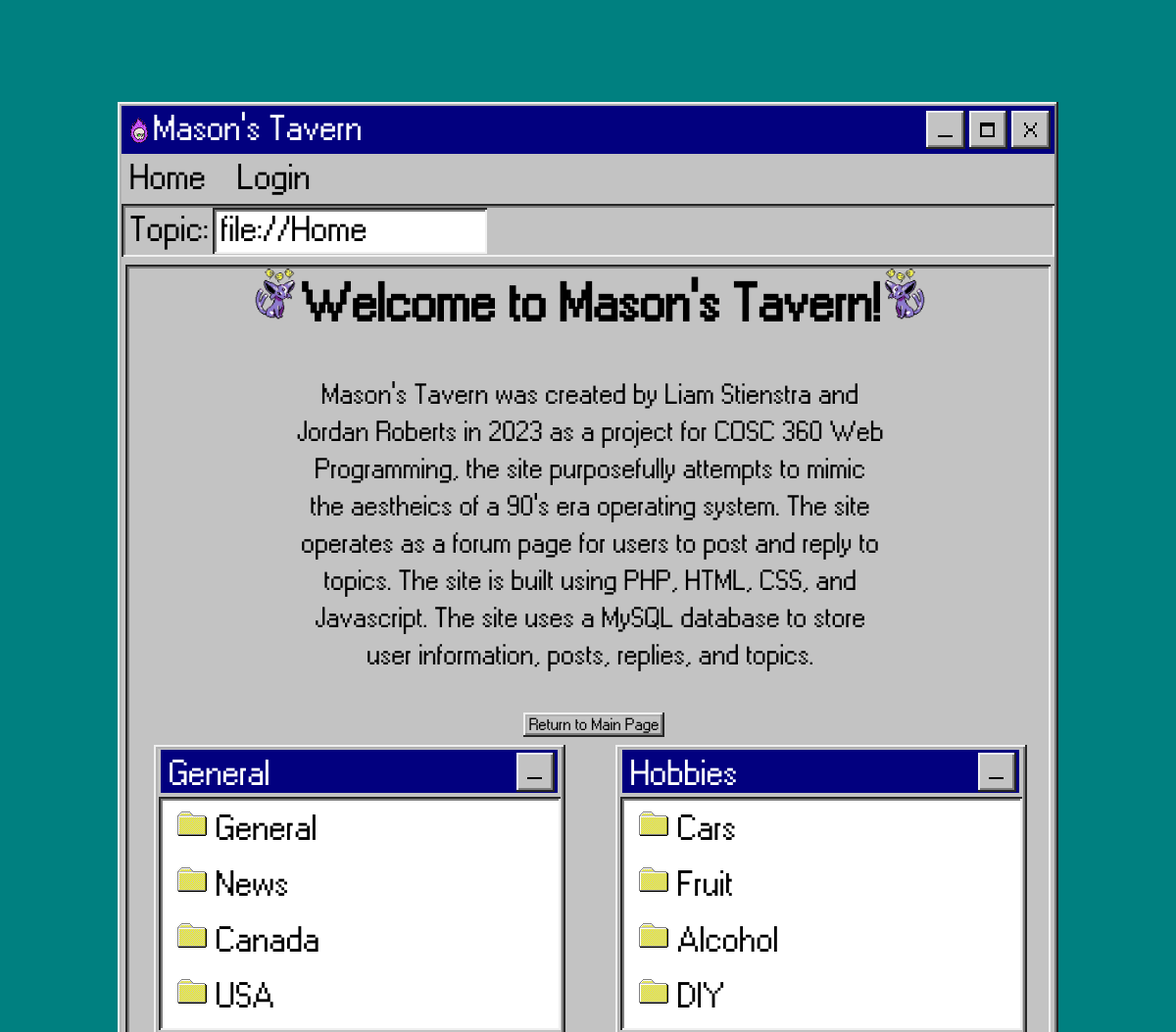
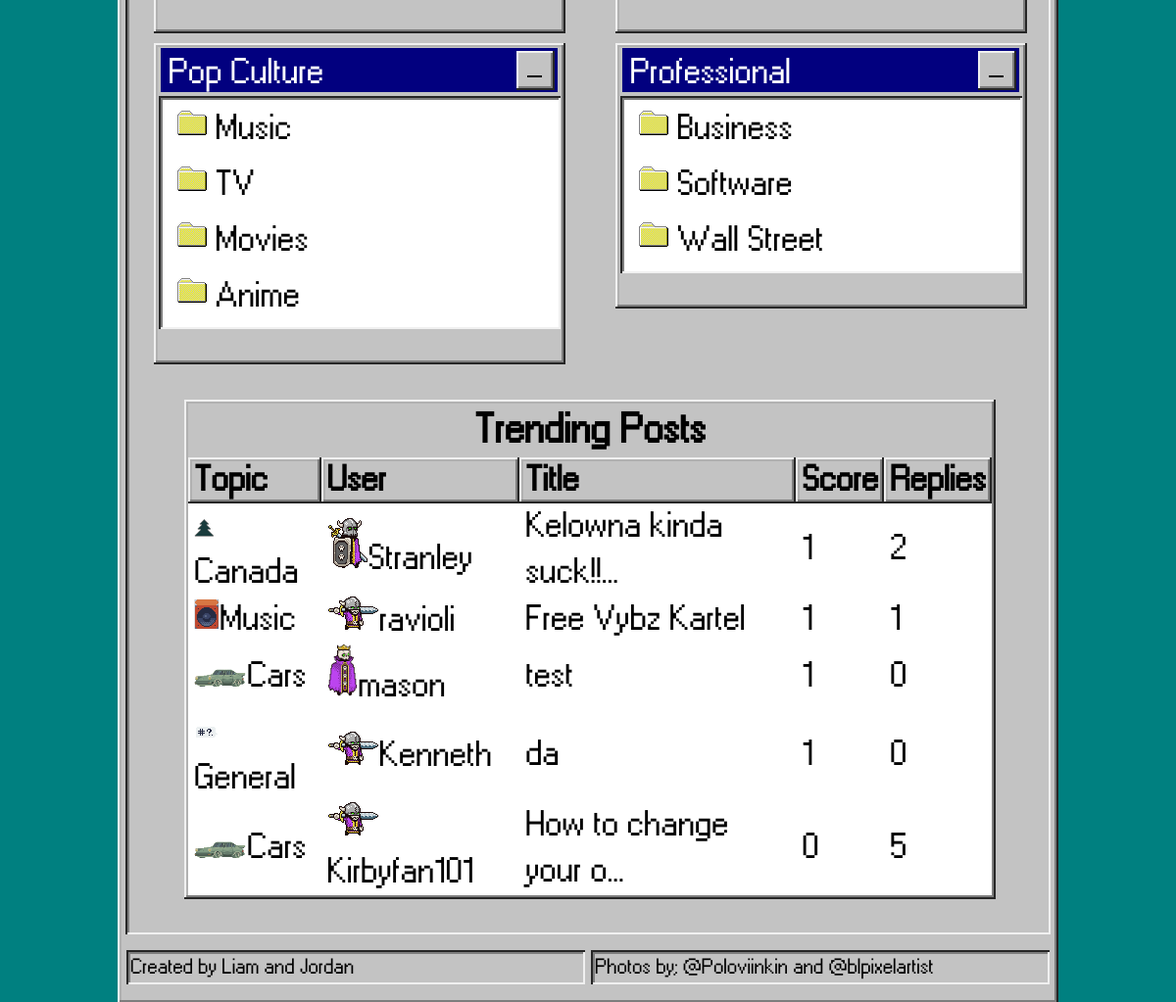
Page /ForumProject/home.php on the committed database (2 pictures, top to bottom).
### tables this page shows
CREATE TABLE `posts` (
  `post_id` int(11) NOT NULL,
  `topic_id` int(11) NOT NULL,
  `user_id` int(11) NOT NULL,
  `content` text NOT NULL,
  `created_at` timestamp NOT NULL DEFAULT current_timestamp(),
  `pinned` tinyint(1) NOT NULL DEFAULT 0,
  `score` double DEFAULT 0,
  `post_title` tinytext DEFAULT NULL,
  `deleted` tinyint(1) NOT NULL DEFAULT 0,
  `tag` varchar(20) DEFAULT '[Discussion]'
);

CREATE TABLE `topics` (
  `topic_id` int(11) NOT NULL,
  `topic_name` varchar(255) NOT NULL,
  `topic_img` varchar(40) NOT NULL,
  `topic_bio` text DEFAULT NULL
);

CREATE TABLE `users` (
  `user_id` int(11) NOT NULL,
  `username` varchar(255) NOT NULL,
  `PASSWORD` varchar(255) NOT NULL,
  `email` varchar(255) NOT NULL,
  `is_admin` tinyint(1) NOT NULL DEFAULT 0,
  `profile_pic` varchar(255) DEFAULT 'img/user/sword.png',
  `banned` tinyint(1) NOT NULL DEFAULT 0,
  `user_bio` varchar(120) DEFAULT 'Please be nice, I''m new.'
);

### ForumProject/home.php (the view, shortened to what this page needs)
<!DOCTYPE html>
<html>
<head lang="en">
    <link rel="stylesheet" href="css/general.css" />
    <link rel="stylesheet" href="css/specific-class.css" />
    <link rel="stylesheet" href="css/specific-id.css" />
    <link rel="stylesheet" href="css/global.css" />
</head>
<body>
    <div style="overflow:hidden;">
    </div>
    <div id="window" class="outerbox">
        <div id="topbar"><img src="img/mason.png" width="28px">
            <p class="header">Mason's Tavern</p>
            <span class="rowflex-utility-main"><a href="#" class="top-buttons"><img src="img/tasks/minimise.png"></a><a
                    href="#" onclick="fullscreen()" class="top-buttons outerbox" id="screenchange"><img src="img/tasks/fullscreen.png"></a><a href="#"
                    class="top-buttons outerbox" onclick="joke()">
                    <img src="img/tasks/close.png"></a></span>
        </div>
        <?php
        echo ("<nav><a href='#'>Home</a>");
        if(isset($_SESSION['logged'])&&isset($_SESSION['username'])&&isset($_SESSION['userpic'])){
            echo("<a  href='account.php?id=".$_SESSION['logged']."' id='logAccount' name=".$_SESSION['logged'].">Account</a><a  href='#' id='logout' onclick='logout()'>Logout</a>");
            if(isset($_SESSION['admin'])){
                if($_SESSION['admin']==true){
                    if(isset($_SESSION['adminVer'])){
                        if($_SESSION['adminVer']==$_SESSION['logged']){
                            echo "<a href=admin.php id='adminPortal'>Admin Tools</a>";
                        }
                    }else{
                    echo "<a href=# id='adminPortal' onclick='adminShow()'>Admin Tools</a>";}
                }
            }
            echo("<input type=hidden id='sessionUSERID' value=".$_SESSION['logged']."></input>");
            echo("<input type=hidden id='sessionUSERNAME' value=".$_SESSION['username']."></input>");
            echo("<input type=hidden id='sessionUSERPIC' value=".$_SESSION['userpic']."></input>");
        }else{
            echo("<a href='#' id='logAccount' onclick='loginShow()'>Login</a>");
        }
        ?>
        </nav>
        <div class="search innerbox">Topic:<span class="search innersearch innerbox">file://<a class="desktop"
                    href="#">Home</a></span>
        </div>
        <div class="rectangles innerbox" id="main">
            <h2 class="title"><img src="img/espeon.webp" width="50px" style="transform:scaleX(-1)">Welcome to Mason's
                Tavern!<img src="img/espeon.webp" width="50px"></h2>
                <span class='post-blurb'><p>Mason's Tavern was created by Liam Stienstra and Jordan Roberts in 2023 as a project for COSC 360 Web Programming,
                    the site purposefully attempts to mimic the aestheics of a 90's era operating system. The site operates as a forum page for users to post and reply to topics. The site is built using PHP, HTML, CSS, and Javascript.
                    The site uses a MySQL database to store user information, posts, replies, and topics.
                </p>
                <a class="replyButton outerbox" href="../../index.html">Return to Main Page</a>
            </span>
            <div class='topic-select'>
                <span class="colflex-center explorer outerbox">
                    <div class="top"><span>General </span><span class="rowflex-utility"><a href="#" onclick="fun(this)"
                                class="top-buttons"><img src="img/tasks/minimise.png"></a></span></div>
                    <div class="rectangles colflex-left innerbox">
                    <a href="topic.php?id=14" class="desktop rowflex">
                            <span class="hoverimg"><img src="img/directory_close.png" id="folder"><img
                                    src="img/topics/general.png" class="icons"></span><span class="topic">General</span></a>
                        <a href="topic.php?id=4" class="desktop rowflex">
                            <span class="hoverimg"><img src="img/directory_close.png" id="folder"><img
                                    src="img/topics/news.png" class="icons"></span><span class="topic">News</span></a>
                        <a href="topic.php?id=3" class="desktop rowflex">
                            <span class="hoverimg"><img src="img/directory_close.png" id="folder"><img
                                    ></span><span
                                class="topic">Canada</span></a>
                        <a href="topic.php?id=2" class="desktop rowflex">
                            <span class="hoverimg"><img src="img/directory_close.png" id="folder"><img src="img/topics/usa.png"
                                    class="icons"></span><span class="topic">USA</span></a>
                    </div>
                </span>
                <span class="colflex-center explorer outerbox">
                    <div class="top">Hobbies<span class="rowflex-utility"><a href="#" onclick="fun(this)"
                                class="top-buttons"><img src="img/tasks/minimise.png"></a></span></div>
                    <div class="rectangles colflex-left innerbox">
                        <a href="topic.php?id=11" class="desktop rowflex">
                            <span class="hoverimg"><img src="img/directory_close.png" id="folder"><img
                                    src="img/topics/cars.png" class="icons"></span><span
                                class="topic">Cars</span></a>
                        <a href="topic.php?id=1" class="desktop rowflex">
                            <span class="hoverimg"> <img src="img/directory_close.png" id="folder">
                                <img src="img/topics/fruit.png" class="icons"></span><span class="topic">Fruit</span></a>
                        <a href="topic.php?id=7" class="desktop rowflex">
                            <span class="hoverimg"> <img src="img/directory_close.png" id="folder">
                                <img src="img/topics/alcohol.png" class="icons"></span><span
                                class="topic">Alcohol</span></a>
                        <a href="topic.php?id=15" class="desktop rowflex">
                            <span class="hoverimg"> <img src="img/directory_close.png" id="folder">
                                    ></span><span class="topic">DIY</span></a>
                    </div>
                </span>
                <span class="colflex-center explorer outerbox">
                    <div class="top">Pop Culture<span class="rowflex-utility"><a href="#" onclick="fun(this)"
                                class="top-buttons"><img src="img/tasks/minimise.png"></a></span></div>
                    <div class="rectangles colflex-left innerbox">
                        <a href="topic.php?id=12" class="desktop rowflex">
                            <span class="hoverimg"><img src="img/directory_close.png" id="folder"><img
                                    src="img/topics/music.png" class="icons"></span><span class="topic">Music</span></a>
                        <a href="topic.php?id=13" class="desktop rowflex">
                            <span class="hoverimg"><img src="img/directory_close.png" id="folder"><img src="img/topics/tv.png"
                                    class="icons"></span><span class="topic">TV</span></a>
                        <a href="topic.php?id=6" class="desktop rowflex">
                            <span class="hoverimg"><img src="img/directory_close.png" id="folder"><img
                                    src="img/topics/movies.png" class="icons"></span><span class="topic">Movies</span></a>
                        <a href="topic.php?id=5" class="desktop rowflex">
                            <span class="hoverimg"><img src="img/directory_close.png" id="folder"><img
                                    src="img/topics/anime.png" class="icons"></span><span class="topic">Anime</span></a>
                    </div>
                </span>
                <span class="colflex-center explorer outerbox">
                    <div class="top">Professional<span class="rowflex-utility"><a href="#" onclick="fun(this)"
                                class="top-buttons"><img src="img/tasks/minimise.png"></a></span></div>
                    <div class="rectangles colflex-left innerbox">
                        <a href="topic.php?id=8" class="desktop rowflex">
                            <span class="hoverimg"><img src="img/directory_close.png" id="folder"><img
                                    src="img/topics/business.png" class="icons"></span><span class="topic">Business</span></a>
                        <a href="topic.php?id=9" class="desktop rowflex">
                            <span class="hoverimg"><img src="img/directory_close.png" id="folder"><img
                                    src="img/topics/software.png" class="icons"></span><span
                                class="topic">Software</span></a>
                        <a href="topic.php?id=10" class="desktop rowflex">
                            <span class="hoverimg"><img src="img/directory_close.png" id="folder"><img
                                    src="img/topics/wallstreet.png" class="icons"></span><span class="topic">Wall
                                Street</span></a>
                    </div>
                </span>
            </div>
            <span class='rowflex-center'>
            <div class='outerbox trend-test'><h3>Trending Posts</h3>
                    <table class='trending'>
                        <thead><tr>
                            <th>Topic</th><th>User</th><th>Title</th><th>Score</th><th>Replies</th></tr></thead>
                            <tbody>
                    <?php
                        include "../database_mason.php";
                        $query='SELECT posts.post_id, post_title, username, topic_name, score,posts.topic_id,posts.user_id,numrep,topic_img,profile_pic FROM posts JOIN users on posts.user_id=users.user_id JOIN topics ON posts.topic_id=topics.topic_id LEFT JOIN (SELECT post_id, COUNT(reply_id) as numrep FROM replies GROUP BY post_id) as sq1 ON posts.post_id=sq1.post_id WHERE deleted=0 ORDER BY score DESC,numrep DESC, created_at DESC LIMIT 5';
                        $result = $connection -> query($query);
                        foreach($result as $row){
                            $title=$row['post_title'];
                            $rep=$row['numrep'];
                            if($row['numrep']==null)
                                $rep=0;
                            if(strlen($title)>20){
                                $title= substr($title,0,20);
                                $title =$title."...";
                            }
                            echo "<tr>";
                            echo "<td><a href='topic.php?id=".$row['topic_id']."'><img class='icons2' src='".$row['topic_img']."'>".ucfirst($row['topic_name'])."</a></td>";
                            echo "<td><a href='account.php?id=".$row['user_id']."'><img class='icons2' src='".$row['profile_pic']."'>".$row['username']."</a></td>";
                            echo "<td><a href='post.php?post=".$row['post_id']."&topic=".$row['topic_id']."'>".$title."</a></td>";
                            echo "<td>".$row['score']."</td>";
                            echo "<td>".$rep."</td>";
                            echo "</tr>";
                        }
                    ?>
                    </tbody></table>
                </div>
                    </span>
        </div>
        <span class='rowflex-center footer-box'><span class="innerbox bottombox">Created by Liam and Jordan</span><span class="innerbox bottombox">Photos by; <a href='https://twitter.com/Poloviiinkin'>@Poloviinkin</a> and <a href='https://www.instagram.com/blpixelartist/'>@blpixelartist</a></span></span>
    </div>
</body>
</html>

### ForumProject/css/general.css (style rules this page uses)
a { text-decoration: none; color:inherit; }
.post-blurb { font-size: 0.8em; font-family: 'ms'; padding: 4px; width: 50vmin; display:inline-block; text-align:center; margin-left:50%; transform:translateX(-50%); }
body { font-family: "ms", Fallback, "Press Start 2P"; background: #008080; font-size: 3vmin; font-weight: normal; font-style: normal; }
h1, h2, h3, h4, h5 { margin:0px 0px; }
nav { display: flex; flex-direction: row; align-items: flex-start; padding: 0px; gap: 16px; margin-left:4px; }
nav>a { color:black; font-style: normal; box-sizing: border-box; padding-left:8px; padding-right:8px; text-decoration: none; margin-top:2px; margin-bottom:2px; }
.outerbox { box-shadow: inset -2px -2px 0px #262626, inset 2px 2px 0px #F0F0F0, inset -4px -4px 0px #7E7E7E, inset 4px 4px 0px #B1B1B1; }
.innerbox { box-shadow: inset 2px 2px 0px #262626, inset -2px -2px 0px #F0F0F0, inset 4px 4px 0px #7E7E7E; }
.colflex-center { display:flex; justify-content:space-around; flex-direction:column; padding:5px; align-items:center; }
.colflex-left { display:flex; justify-content:start; flex-direction:column; padding:5px; align-items:left; }
.rowflex { display:flex; justify-content:left; flex-direction:row; padding:5px; align-items:center; }
.rowflex-utility-main { display: flex; flex-direction: row; justify-content: flex-end; align-items: center; padding: 0px; gap: 4px; width: 100%; }
.rowflex-utility { display: flex; flex-direction: row; justify-content: flex-end; align-items: center; padding: 0px; gap: 4px; top: 3px; position: absolute; right: 3px; width: 100%; }
.bottombox { font-size:0.6em; margin:8px 0px; padding:4px; box-sizing: border-box; min-width:39vw; display:inline-block; }
.rowflex-center { display:flex; justify-content:center; flex-direction:row; align-items:center; gap:6px; margin:0px 16px; }
#postTitle, #post, .search, .topicSelect { font-size: inherit; font-family: 'ms'; background-color: white; }

### ForumProject/css/specific-class.css (style rules this page uses)
.search { background: #C3C3C3; margin-left: 4px; box-sizing: border-box; padding-left: 8px; padding-right: 8px; height: 1.5em; margin-right: 4px; }
.innersearch { display:inline-block; background:white; height:1.3em; margin-top:4px; min-width:30%; }
.header { color:white; position: relative; width: 330px; height: 30px; line-height: 30px; }
.desktop { text-decoration: none; color: black; }
.explorer { height: 100%; width: auto; min-width:35vmin; box-sizing: border-box; padding: 5px 5px; padding-bottom: 1em; }
.rectangles { background: white; margin: 0px 4px; box-sizing: border-box; padding-left: 8px; padding-right: 8px; height: 100%; width: 100%; }
.top { padding: 2px 4px 10px 8px; gap: 4px; position: relative; height: 0.9em; width: 96%; color: white; border-bottom: #C3C3C3 4px solid; background: #02007F; }
.topic { transition: transform 0.3s; }
.top-buttons { background-color: #C3C3C3; height: 1.1em; width: 1.1em; text-align: center; display: inline; line-height: 100%; padding-right: 2px; box-sizing: border-box; box-shadow: inset -2px -2px 0px #262626, inset 2px 2px 0px #F0F0F0, inset -4px -4px 0px #7E7E7E; }
.top-buttons img { max-width: 80%; height: auto; }
.title { margin-bottom:0.1em; text-align:center; }
.icons2 { max-height:1.5em; max-width:1.5em; }
.hoverimg { position:relative; }
.replyButton { background-color: #C3C3C3; font-size:0.6em; padding:2px 6px; margin-left:8px; }
.footer-box { clear:both; }
.trend-test { width:auto; display:inline-block; padding:4px; text-align: center; margin:1em; align-self: center; }
.topic-select { display: flex; justify-content:space-around; height:auto; gap:10px; flex-wrap:wrap; }
.trending th { box-shadow: inset -2px -2px 0px #262626, inset 2px 2px 0px #F0F0F0, inset -4px -4px 0px #7E7E7E, inset 4px 4px 0px #B1B1B1; padding:0 6px; }
.trending tbody { background:white; }
.trending { border-collapse:collapse; text-align: left; }
.trending td { padding:0 6px; }

### rows in the picture
posts: topic.topic_img (picture), topic.topic_name "Canada", shows a picture, user.username "Stranley", title "Kelowna kinda suck!!...", score "1", rep "2"
posts: topic.topic_img (picture), topic.topic_name "Music", user.profile_pic (picture), user.username "ravioli", post_title "Free Vybz Kartel", score "1", rep "1"
posts: topic.topic_img (picture), topic.topic_name "Cars", user.profile_pic (picture), user.username "mason", post_title "test", score "1", rep "0"
posts: topic.topic_img (picture), topic.topic_name "General", user.username "Kenneth", post_title "da", score "1", rep "0"
posts: topic.topic_img (picture), topic.topic_name "Cars", user.profile_pic (picture), user.username "Kirbyfan101", title "How to change your o...", score "0", rep "5"
